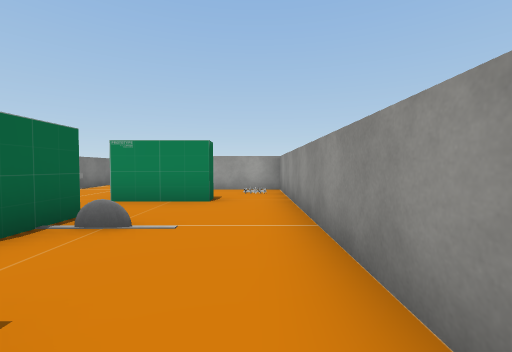
view 1 (above)

24 first-person views from a walk through a Unity game level. The camera is 1.4 m above the floor, tilts 2° down and sees 90° across. The floor is counted in squares, 2 m on a side. Each view is taken from the middle of a square. On the plan, view 1 faces up. The plan holds only what a view shows up to about 9 squares ahead; the rest is blank. The place goes on beyond the plan. The player is left out. Some surface patterns are stand-ins.

view 2
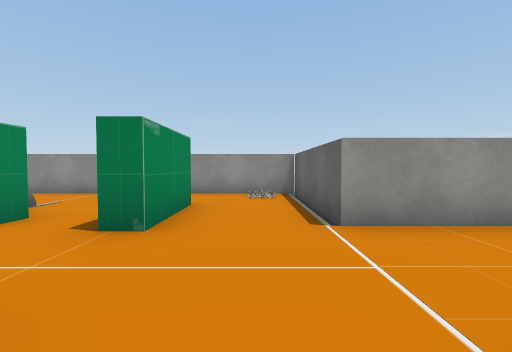

view 3
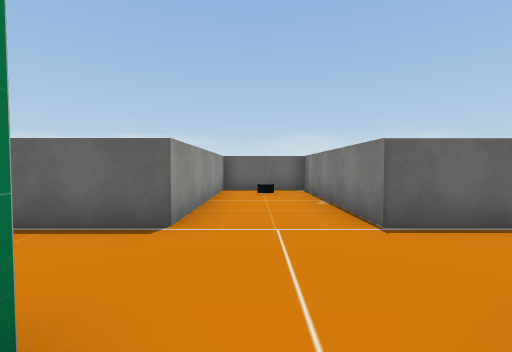

view 4
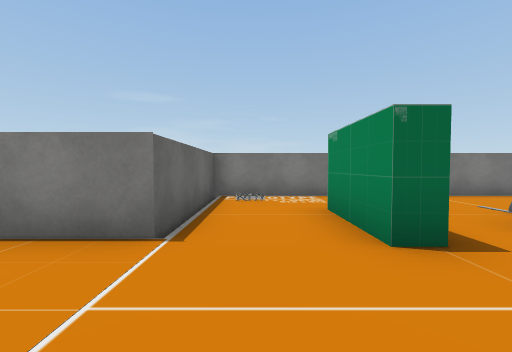

view 5
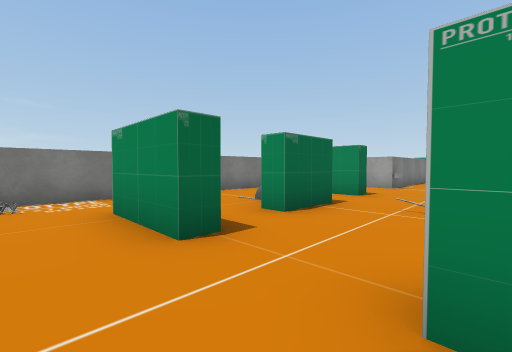

view 6
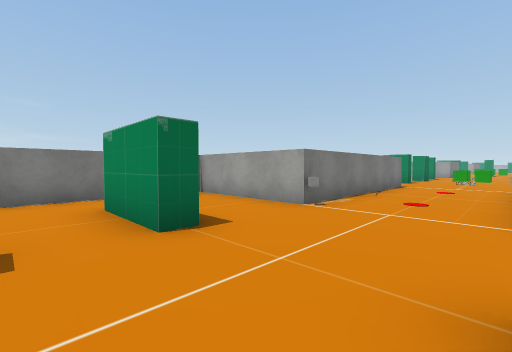

view 7
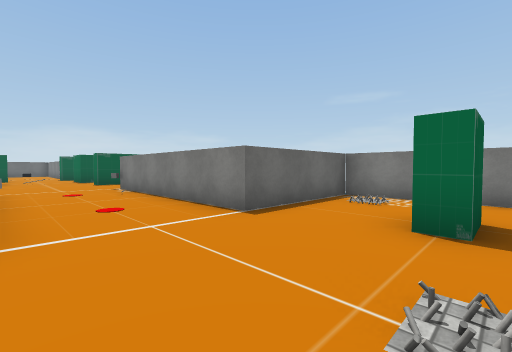

view 8
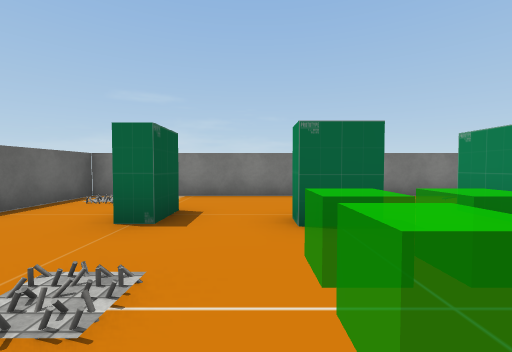

view 9
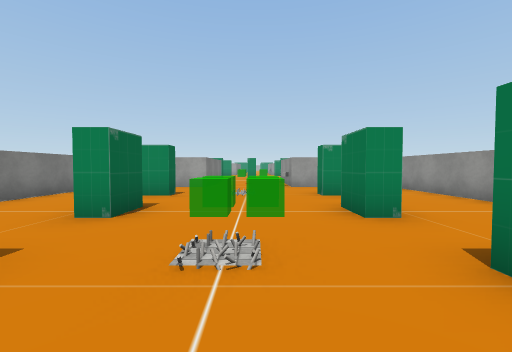

view 10
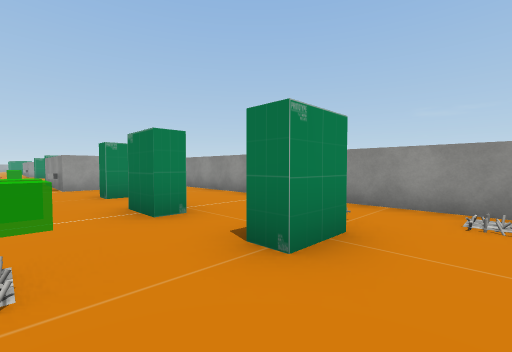

view 11
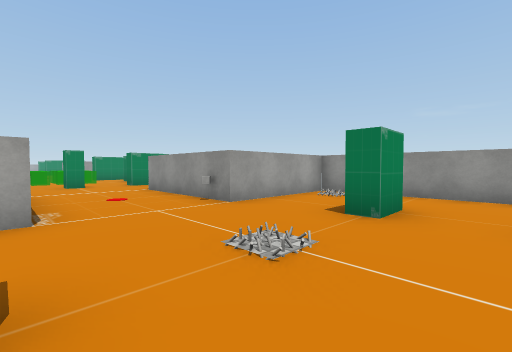

view 12
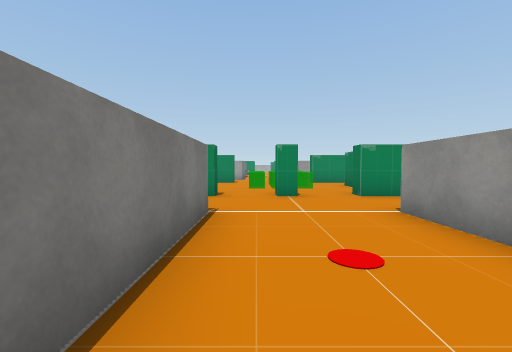

view 13
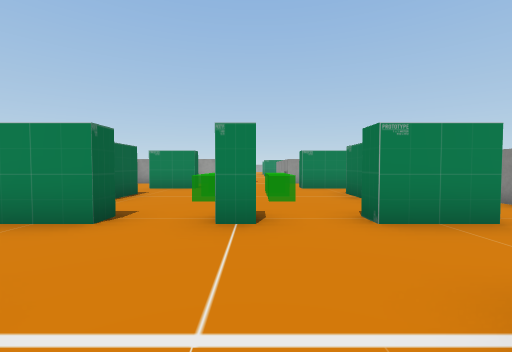

view 14
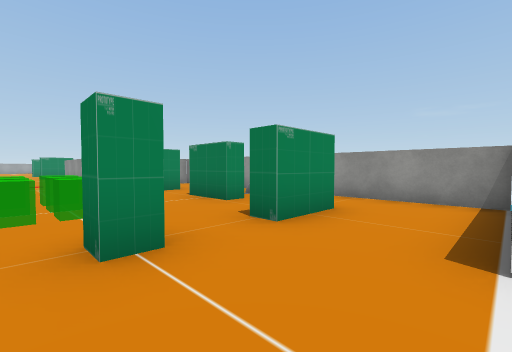

view 15
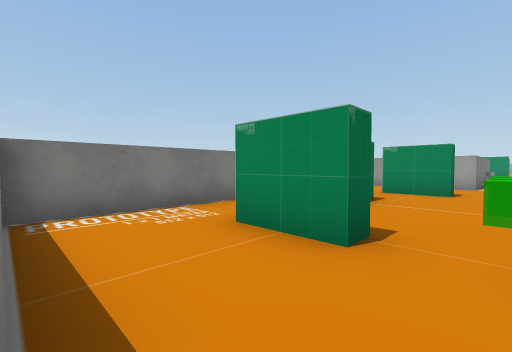

view 16
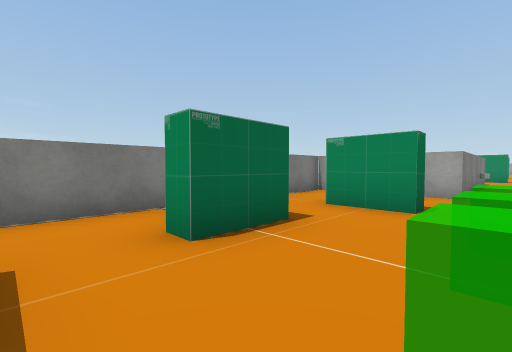

view 17
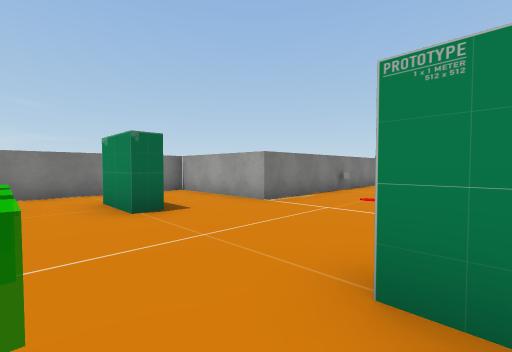

view 18
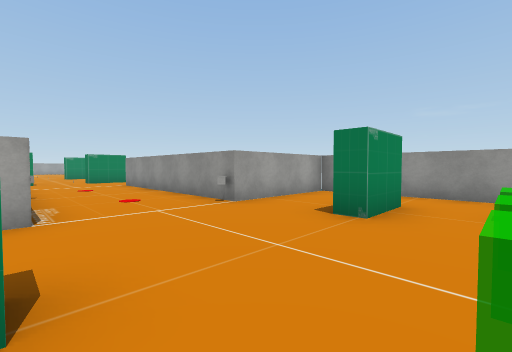

view 19
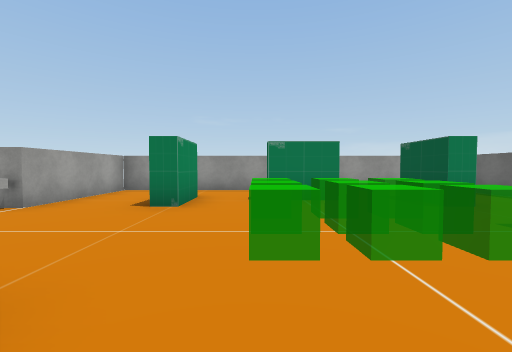

view 20
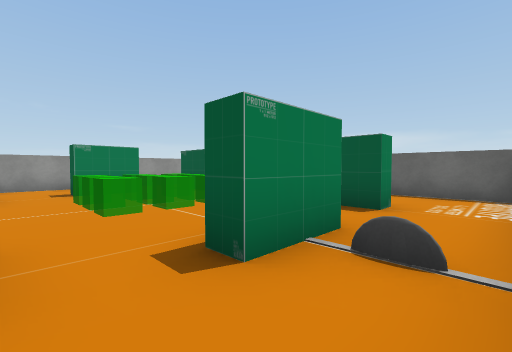

view 21
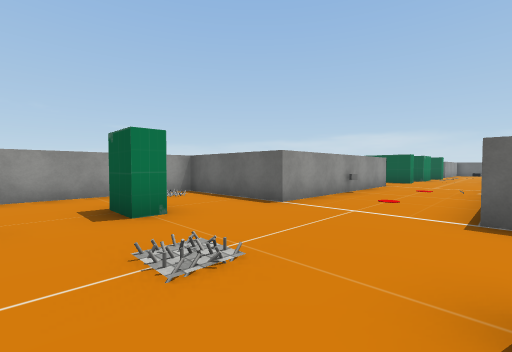

view 22
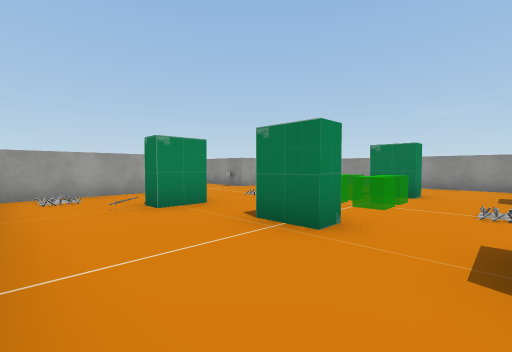

view 23
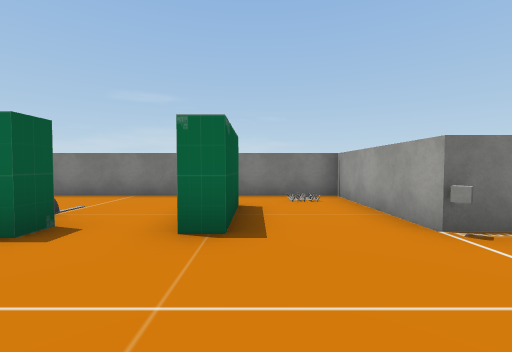

view 24
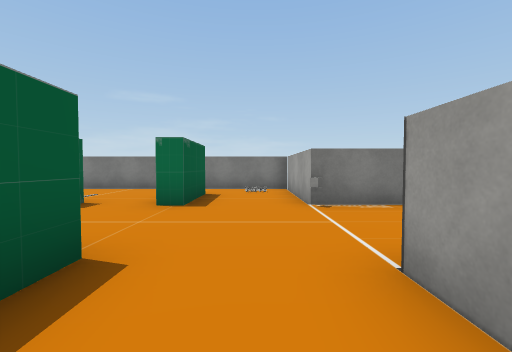

### Floor plan
Key: @ floor where view 1 was taken; # wall or solid block; . floor; / step, stairs or slope; v drop or lower ground; O other object.
Columns run from 10 left of view 1 to 1 right of it. Each row starts with its distance up from view 1.
 40     #...#
 39     #...#
 38  ###v..O###v
 37 #..........#
 36 #..#....#..#
 35 #..........#
 34 #....  ....#
 33 #.O#.  ..#O#
 32 #....  ....#
 31 #..##...##.#
 30 #.....O....#
 29 #..........#
 28  ###v...v##v
 27     #...#
 26     #...#
 25     #..O
 24  #v#v...v#vv
 23 #......... v
 22 #..O....O..#
 21 #..........#
 20 #..........#
 19 #...O  .O..#
 18 #..........#
 17 #..O....O..#
 16 #..........#
 15 #......... v
 14  #v#v...v#vv
 13     #...#
 12     #...#
 11     #..O
 10     #...#
  9     #...#
  8  v##O...v#vv
  7  v........ v
  6 #..##...##.#
  5 #.......#..#
  4 #..........#
  3 #..O#..#O..#
  2 #..........#
  1 #..##..##..#
  0 #.........@#
 -1 #........./#
 -2  ###v..v###v
 -3     #..#
 -4     #..#
 -5     #..#
 -6     #..#
 -7     v##v

Where each view was taken, in squares from view 1:
view 1: 0 up, 0 right, facing up
view 2: 1 down, 6 left, facing right
view 3: 1 up, 4 left, facing down
view 4: 1 down, 3 left, facing left
view 5: 1 down, 3 left, facing up-left
view 6: 4 up, 3 left, facing up-left
view 7: 17 up, 3 left, facing down-left
view 8: 18 up, 3 left, facing left
view 9: 15 up, 4 left, facing up
view 10: 15 up, 4 left, facing up-right
view 11: 20 up, 6 left, facing up-right
view 12: 24 up, 5 left, facing up
view 13: 27 up, 4 left, facing up
view 14: 28 up, 5 left, facing up-right
view 15: 28 up, 5 left, facing up-left
view 16: 31 up, 5 left, facing up-left
view 17: 34 up, 2 left, facing up-left
view 18: 34 up, 6 left, facing up-right
view 19: 34 up, 7 left, facing right
view 20: 35 up, 9 left, facing down-right
view 21: 18 up, 6 left, facing down-right
view 22: 17 up, 9 left, facing up-right
view 23: 6 up, 3 left, facing left
view 24: 7 up, 1 left, facing left
